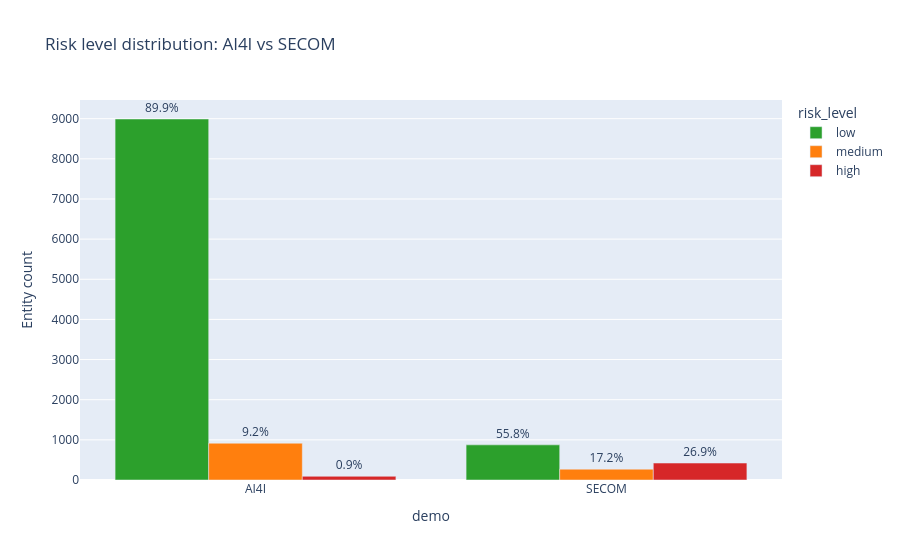

Source (notebook cell):
### Code cell
# Side-by-side chart
combined = pd.concat([ai4i_summary, secom_summary], ignore_index=True)
fig = px.bar(
    combined,
    x="demo", y="count", color="risk_level", barmode="group",
    color_discrete_map={"high": "#d62728", "medium": "#ff7f0e", "low": "#2ca02c"},
    text="pct",
    title="Risk level distribution: AI4I vs SECOM",
    labels={"count": "Entity count"},
)
fig.update_traces(texttemplate='%{text}%', textposition='outside')
fig.show()

### Figure 1 — Plotly figure (JSON) as saved in the notebook; plotly's stock layout.template omitted (floating-point values rounded to 4 significant figures)
{"data": [{"alignmentgroup": "True", "hovertemplate": "risk_level=low<br>demo=%{x}<br>Entity count=%{y}<br>pct=%{text}<extra></extra>", "legendgroup": "low", "marker": {"color": "#2ca02c", "pattern": {"shape": ""}}, "name": "low", "offsetgroup": "low", "orientation": "v", "showlegend": true, "text": [89.9, 55.8], "textposition": "outside", "texttemplate": "%{text}%", "type": "bar", "x": ["AI4I", "SECOM"], "xaxis": "x", "y": [8992, 875], "yaxis": "y"}, {"alignmentgroup": "True", "hovertemplate": "risk_level=medium<br>demo=%{x}<br>Entity count=%{y}<br>pct=%{text}<extra></extra>", "legendgroup": "medium", "marker": {"color": "#ff7f0e", "pattern": {"shape": ""}}, "name": "medium", "offsetgroup": "medium", "orientation": "v", "showlegend": true, "text": [9.2, 17.2], "textposition": "outside", "texttemplate": "%{text}%", "type": "bar", "x": ["AI4I", "SECOM"], "xaxis": "x", "y": [916, 270], "yaxis": "y"}, {"alignmentgroup": "True", "hovertemplate": "risk_level=high<br>demo=%{x}<br>Entity count=%{y}<br>pct=%{text}<extra></extra>", "legendgroup": "high", "marker": {"color": "#d62728", "pattern": {"shape": ""}}, "name": "high", "offsetgroup": "high", "orientation": "v", "showlegend": true, "text": [0.9, 26.9], "textposition": "outside", "texttemplate": "%{text}%", "type": "bar", "x": ["AI4I", "SECOM"], "xaxis": "x", "y": [92, 422], "yaxis": "y"}], "layout": {"barmode": "group", "legend": {"title": {"text": "risk_level"}, "tracegroupgap": 0}, "title": {"text": "Risk level distribution: AI4I vs SECOM"}, "xaxis": {"anchor": "y", "domain": [0, 1], "title": {"text": "demo"}}, "yaxis": {"anchor": "x", "domain": [0, 1], "title": {"text": "Entity count"}}}}
